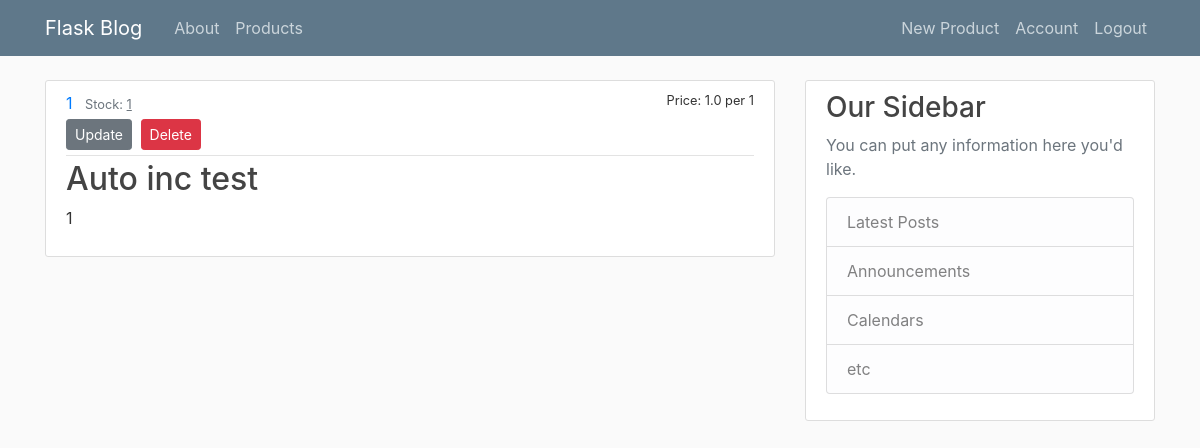
The page /product/16 (signed in) on the database its author committed.
### flaskblog/models.py (models this page shows, shortened)
class Product(db.Model):
    id = db.Column(db.Integer, primary_key=True)
    name = db.Column(db.String(20), nullable=False, unique=True)
    category = db.Column(db.String(20), nullable=False)
    price = db.Column(db.Double, nullable=False)
    quantityInStock = db.Column(db.Integer, nullable=False)
    unitOfMeasure = db.Column(db.String(20), nullable=False)
    description = db.Column(db.Text, nullable=False)

### flaskblog/products/routes.py (the view)
@products.route("/product/<int:product_id>")
@login_required
def product(product_id):
    product = Product.query.get_or_404(product_id)
    return render_template('product.html', product=product)

### flaskblog/models.py (called while the page is built)
@login_manager.user_loader
def load_user(user_id):
    return User.query.get(int(user_id))

    def has_roles(self, role):
        print([role.name for role in self.roles])
        if isinstance(role, str):
            return role in (role.name for role in self.roles)
        else:
            return role in self.roles

### flaskblog/templates/product.html (shortened to what this page needs)
{% extends "layout.html" %}
{% block content %}
  <article class="media content-section">
    <div class="media-body">
      <div class="product-metadata">
        <a class="mr-2" href="{{ url_for('products.category_products', category=product.category) }}">{{ product.category }}</a>
        <small class="text-muted">Stock: <u>{{ product.quantityInStock }}</u></small>
        <small class="flt-r" {% if product.quantityInStock==0 %}style="color: red;"{% endif %}>{% if product.quantityInStock==0 %}OUT OF STOCK{% else %} Price: {{product.price}} per {{product.unitOfMeasure}}{% endif %}</small>
          {% if current_user.is_authenticated and current_user.has_roles('admin')%}
            <div>
              <a class="btn btn-secondary btn-sm mt-1 mb-1" href="{{ url_for('products.update_product', product_id=product.id) }}">Update</a>
              <button type="button" class="btn btn-danger btn-sm m-1" data-toggle="modal" data-target="#deleteModal">Delete</button>
            </div>
          {% endif %}
      </div>
      <h2 class="product-title">{{ product.name }}</h2>
      <p class="product-content">{{ product.description }}</p>
    </div>
  </article>
{% endblock content %}

### flaskblog/static/main.css (style rules this page uses)
body { background: #fafafa; color: #333333; margin-top: 5rem; }
h1, h2, h3, h4, h5, h6 { color: #444444; }
.content-section { background: #ffffff; padding: 10px 20px; border: 1px solid #dddddd; border-radius: 3px; margin-bottom: 20px; }
.product-title { color: #444444; }
.product-content { white-space: pre-line; }
.product-metadata { padding-bottom: 1px; margin-bottom: 4px; border-bottom: 1px solid #e3e3e3 }
.flt-r { float: right; }

### rows shown on the page
Product: category "1", quantityInStock "1", price "1.0", unitOfMeasure "1", name "Auto inc test", description "1"
